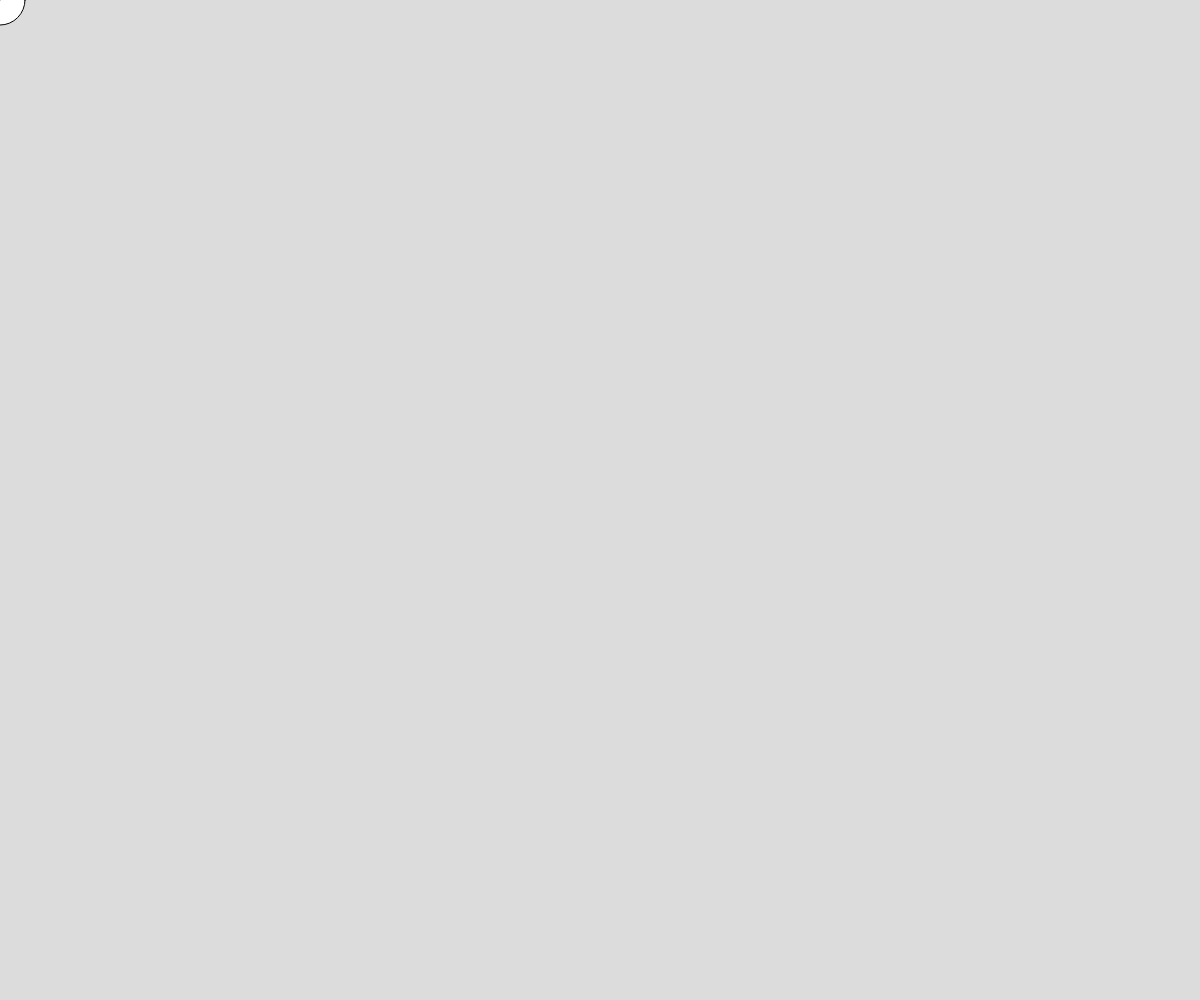
Frame 1 (no input)
Frame 60 (no input): identical to frame 1, image omitted
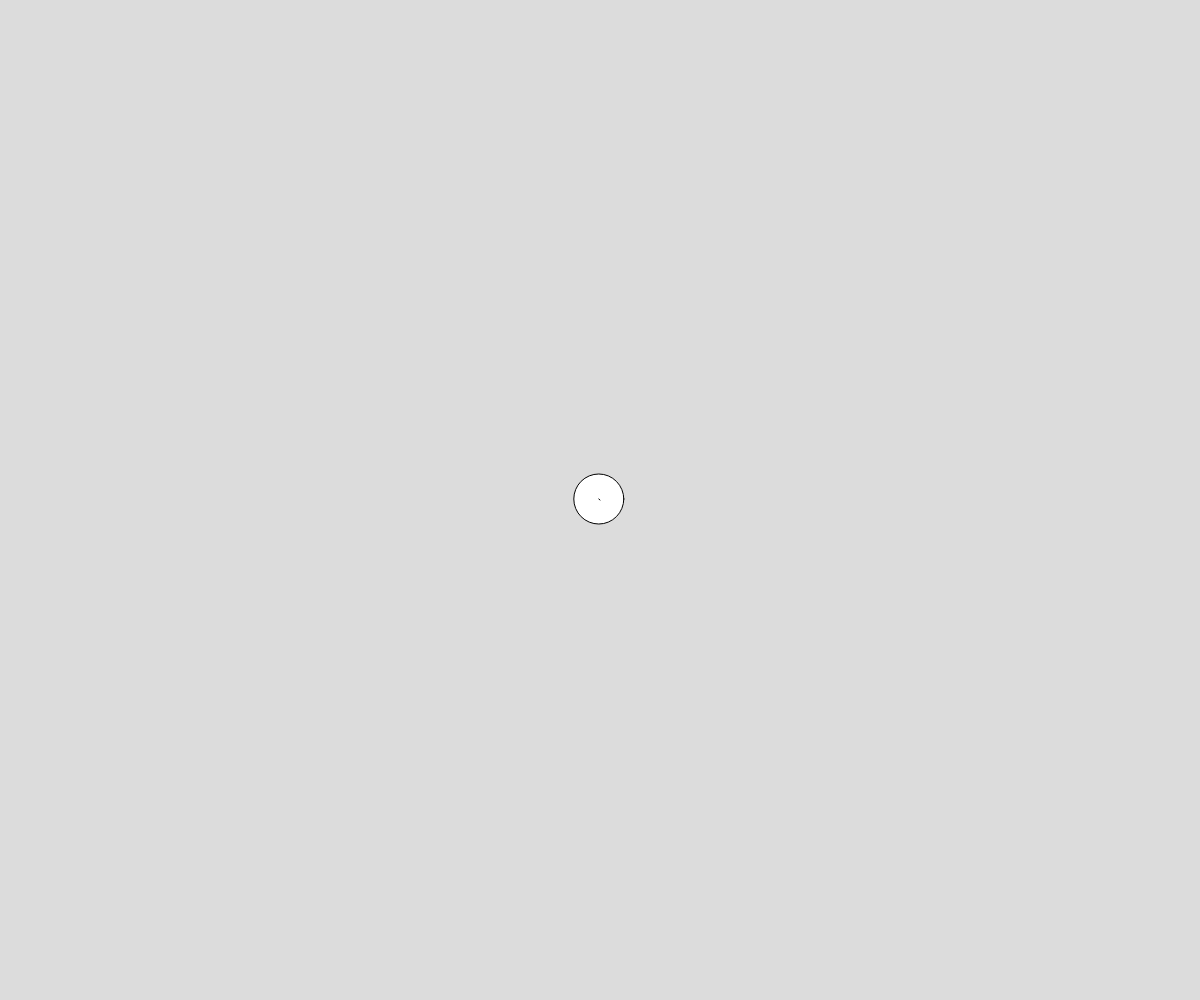
Frame 120 (the mouse pressed at the canvas centre since frame 60)

The p5.js sketch that drew these frames (run headless with seeded random() and noise() and a simulated clock; from frame 60 on, the mouse is pressed at the canvas centre):

// p5.js sketch
// ── sketch.js
// Laver alle viriabler til bolden
ballX = 0;
ballY = 0;
ballSize = 50;

function setup() {
	// Laver et canvas på størelse med vinduet
	// Så det er fullscreen
	createCanvas(windowWidth, windowHeight);
}

function draw() {
  background(220);

	// Tegn bolden ved (ballX, ballY) med størelsen ballSize
  circle(ballX, ballY, ballSize);

	// Find distance mellem bolden X,Y punkter og musens X,Y punkter
	// mouseX, musens x postion
	// mouseY, musens y postion
  let deltaX = (mouseX - ballX);
  let deltaY = (mouseY - ballY);

	// Tegn en linje fra bolden til musen
	line(ballX, ballY, mouseX, mouseY);

	// Ryk en 1/10 af distancen mellem bolden og musen
	// Vi rykker 1/10 fordi sp bliver det mere smooth
	// Jo tættere på musen vi kommer, jo mindre rykker vi
  ballX += deltaX / 10;
  ballY += deltaY / 10;
}
